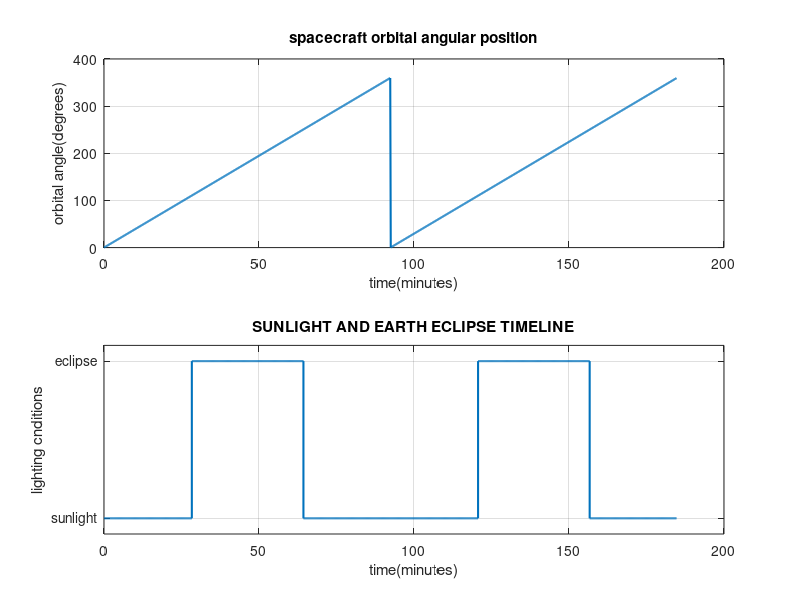

Reproduce this figure in MATLAB.
%%Day 2: ORBITAL TIMELINE AND ECLIPSE MODEL
% PROJECT: LEO SPACECRAFT AND ELECTRICAL POWER SYSTEM SIMULATION
% MODEL : Earth shadow with cylindrical earth shadow
% ASSUMPTION : Sun lies in the orbital plane(beta = 0)

clc;
clear;
close all;

%1 . DEFINE CONSTANTS
earth_radius_m = 6371e3;
altitude_m = 400e3;
earth_mu_m3_s2 = 3.986004418e14;

% 2 . CALUCLATE ORBITAL PARAMETER
orbital_radius_m =  earth_radius_m + altitude_m;
orbital_period_s = 2*pi*sqrt(orbital_radius_m^3/earth_mu_m3_s2);
orbital_period_min = orbital_period_s / 60 ;
angular_veloctiy_radps = sqrt(earth_mu_m3_s2/orbital_radius_m^3);

% 3 . CALUCLATE ECLIPSE GEOMENTRY
eclipse_half_angle_rad = asin(earth_radius_m/orbital_radius_m);
eclipse_start_angle_rad = pi - eclipse_half_angle_rad;
eclipse_end_angle_rad = pi + eclipse_half_angle_rad;

%4 . CALUCLATE ECLIPSE AND SUNLIGHT DURATION 
eclipse_duration_s = 2*eclipse_half_angle_rad / angular_veloctiy_radps;
sunlight_duration_s = orbital_period_s - eclipse_duration_s;
eclipse_duration_min = eclipse_duration_s/60;
sunlight_duration_min = sunlight_duration_s/60;
eclipse_fraction_percent = (eclipse_duration_s/orbital_period_s)*100;

%5. CREATE AN ARRAY FOR OTHER TWO ORBITS
number_of_orbits = 2;
simulation_duration_s = number_of_orbits*orbital_period_s;
time_step_s = 10;
time_s = 0: time_step_s:simulation_duration_s;

%6 . CALUCLATE ORBITAL ANGLE 
orbital_angle_rad = mod(angular_veloctiy_radps* time_s,2*pi);

%7. DETECT ECIPSE
is_eclipse = (orbital_angle_rad>= eclipse_start_angle_rad)&(orbital_angle_rad<=eclipse_end_angle_rad);

% 8 . CALUCLATE ECLIPSE ENTRY AND EXIT 
first_eclipse_entry_s = eclipse_start_angle_rad/angular_veloctiy_radps;
first_eclipse_exit_s = eclipse_end_angle_rad/angular_veloctiy_radps;

% 9 . DIAPLAY RESULTS
fprintf('\n ====== LEO ORBITAL ECLIPSE MODEL ======\n');
fprintf('orbital period : %2f minutes\n',orbital_period_s/60);
fprintf('eclipse duration: %2f minutes\n',eclipse_duration_min);
fprintf('Sun duration : %2f minutes\n',sunlight_duration_min);
fprintf('eclipse_percetage : %2f %%\n',eclipse_fraction_percent);
fprintf('eclipse entry : %2f minutes\n',first_eclipse_entry_s/60);
fprintf('eclipse exit   : %2f minutes\n',first_eclipse_exit_s/60);

% 10 . PLOT ORBITAL ANGLE
figure('name','LEO ORBITAL TIMELINE');
subplot(2,1,1);
plot(time_s/60,rad2deg(orbital_angle_rad),'linewidth',1.5);
xlabel('time(minutes)');
ylabel('orbital angle(degrees)');
title('spacecraft orbital angular position');
grid on;

%. 11. PLOT SUNLIGHT AND ECLLIPSE
subplot(2,1,2);
stairs(time_s/60,double(is_eclipse),'linewidth',1.5);
xlabel('time(minutes)');
ylabel('lighting cnditions');
title('SUNLIGHT AND EARTH ECLIPSE TIMELINE');
ylim([-0.1 1.1]);
yticks([0 1]);
yticklabels({'sunlight ','eclipse'});
grid on;

%DAY 2 SAMAPTAM 
fprintf('\n ========TADHASTHU======');
